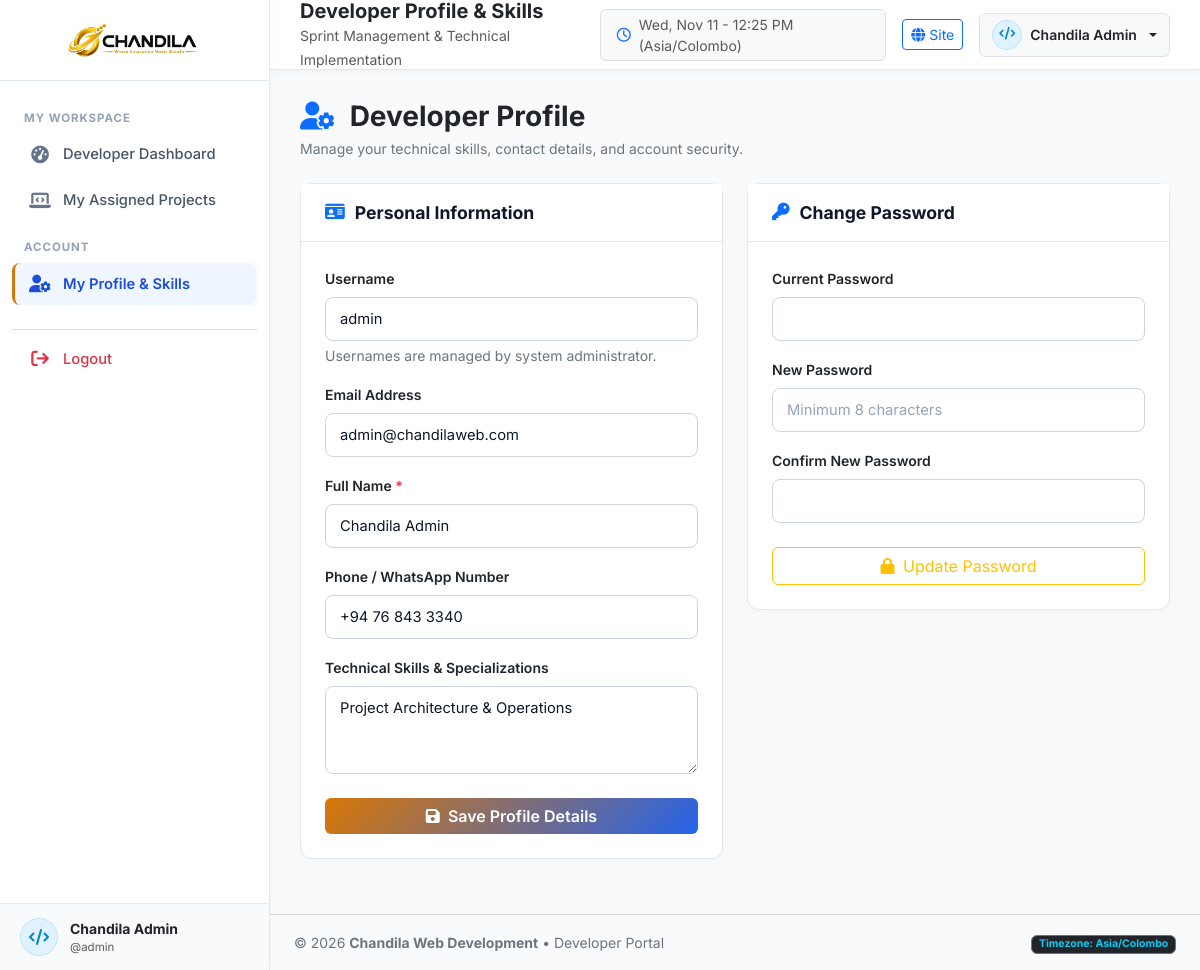
Screenshot of /developer/profile.php (signed in) with the database file from the repository.
### tables this page shows
CREATE TABLE `users` (
  `id` INT(11) NOT NULL AUTO_INCREMENT,
  `username` VARCHAR(50) NOT NULL UNIQUE,
  `email` VARCHAR(100) NOT NULL UNIQUE,
  `password_hash` VARCHAR(255) NOT NULL,
  `full_name` VARCHAR(100) NOT NULL,
  `phone` VARCHAR(30) DEFAULT NULL,
  `role` ENUM('admin', 'developer', 'customer_care') NOT NULL DEFAULT 'developer',
  `skills` VARCHAR(255) DEFAULT 'Full Stack Development',
  `status` ENUM('active', 'inactive') NOT NULL DEFAULT 'active',
  `avatar` VARCHAR(255) DEFAULT NULL,
  `last_login` DATETIME DEFAULT NULL,
  `created_at` DATETIME NOT NULL DEFAULT CURRENT_TIMESTAMP,
  `updated_at` DATETIME NOT NULL DEFAULT CURRENT_TIMESTAMP ON UPDATE CURRENT_TIMESTAMP,
  PRIMARY KEY (`id`),
  INDEX `idx_role` (`role`),
  INDEX `idx_status` (`status`)
);

### includes/auth.php (called while the page is built, shortened)
<?php
if (!defined('CHANDILA_AUTH_LOADED')) {
function isLoggedIn(): bool {
    return !empty($_SESSION['user_id']) && !empty($_SESSION['user_role']);
}
function getCurrentUser(): ?array {
    return [
        'id'        => $_SESSION['user_id'],
        'username'  => $_SESSION['username'],
        'email'     => $_SESSION['user_email'],
        'full_name' => $_SESSION['user_fullname'],
        'role'      => $_SESSION['user_role'],
        'phone'     => $_SESSION['user_phone'] ?? '',
        'skills'    => $_SESSION['user_skills'] ?? ''
    ];
}
}

### developer/profile.php (the view, shortened to what this page needs)
<?php
require_once __DIR__ . '/../includes/auth.php';
$currentUser = getCurrentUser();
$devId = $currentUser['id'];
require_once __DIR__ . '/../includes/dev_header.php';
$userData = $pdo->query("SELECT * FROM users WHERE id = {$devId}")->fetch();
?>
<div class="d-flex justify-content-between align-items-center mb-4">
    <div>
        <h3 class="text-dark fw-bold mb-1"><i class="fa-solid fa-user-gear text-primary me-2"></i> Developer Profile</h3>
        <p class="text-secondary small mb-0">Manage your technical skills, contact details, and account security.</p>
    </div>
</div>
<div class="row g-4">
    <div class="col-lg-6">
        <div class="admin-card">
            <div class="admin-card-header">
                <h5 class="admin-card-title"><i class="fa-solid fa-id-card text-primary"></i> Personal Information</h5>
            </div>
            <div class="admin-card-body">
                <form action="<?php echo htmlspecialchars($_SERVER['PHP_SELF']); ?>" method="POST">
                    <div class="mb-3">
                        <label class="form-label text-dark small fw-semibold">Username</label>
                        <input type="text" class="form-control form-control-chandila" value="<?php echo htmlspecialchars($userData['username']); ?>" disabled>
                        <div class="form-text text-secondary small">Usernames are managed by system administrator.</div>
                    </div>
                    <div class="mb-3">
                        <label class="form-label text-dark small fw-semibold">Email Address</label>
                        <input type="email" class="form-control form-control-chandila" value="<?php echo htmlspecialchars($userData['email']); ?>" disabled>
                    </div>
                    <div class="mb-3">
                        <label class="form-label text-dark small fw-semibold">Full Name <span class="text-danger">*</span></label>
                        <input type="text" class="form-control form-control-chandila" name="full_name" value="<?php echo htmlspecialchars($userData['full_name']); ?>" required>
                    </div>
                    <div class="mb-3">
                        <label class="form-label text-dark small fw-semibold">Phone / WhatsApp Number</label>
                        <input type="text" class="form-control form-control-chandila" name="phone" value="<?php echo htmlspecialchars($userData['phone'] ?? ''); ?>" placeholder="+94 77 123 4567">
                    </div>
                    <div class="mb-4">
                        <label class="form-label text-dark small fw-semibold">Technical Skills & Specializations</label>
                        <textarea class="form-control form-control-chandila" name="skills" rows="3" placeholder="e.g. Core PHP 8.2, MySQL Architecture, Bootstrap 5, REST APIs..."><?php echo htmlspecialchars($userData['skills'] ?? ''); ?></textarea>
                    </div>
                    <button type="submit" class="btn btn-electric w-100">
                        <i class="fa-solid fa-floppy-disk me-1"></i> Save Profile Details
                    </button>
                </form>
            </div>
        </div>
    </div>
    <div class="col-lg-6">
        <div class="admin-card">
            <div class="admin-card-header">
                <h5 class="admin-card-title"><i class="fa-solid fa-key text-primary"></i> Change Password</h5>
            </div>
            <div class="admin-card-body">
                <form action="<?php echo htmlspecialchars($_SERVER['PHP_SELF']); ?>" method="POST">
                    <div class="mb-3">
                        <label class="form-label text-dark small fw-semibold">Current Password</label>
                        <input type="password" class="form-control form-control-chandila" name="current_password" required>
                    </div>
                    <div class="mb-3">
                        <label class="form-label text-dark small fw-semibold">New Password</label>
                        <input type="password" class="form-control form-control-chandila" name="new_password" placeholder="Minimum 8 characters" required>
                    </div>
                    <div class="mb-4">
                        <label class="form-label text-dark small fw-semibold">Confirm New Password</label>
                        <input type="password" class="form-control form-control-chandila" name="confirm_password" required>
                    </div>
                    <button type="submit" class="btn btn-outline-warning w-100">
                        <i class="fa-solid fa-lock me-1"></i> Update Password
                    </button>
                </form>
            </div>
        </div>
    </div>
</div>
<?php require_once __DIR__ . '/../includes/dev_footer.php'; ?>

### assets/css/admin.css (style rules this page uses)
:root { --admin-sidebar-bg: #ffffff; --admin-content-bg: #f8fafc; --admin-card-bg: #ffffff; --admin-border: #e2e8f0; --admin-primary: #2563eb; --admin-gold: #d97706; --admin-text: #0f172a; --admin-text-muted: #64748b; --admin-success: #10b981; --admin-warning: #f59e0b; --admin-danger: #ef4444; }
html { overflow-x: hidden; max-width: 100%; width: 100%; -webkit-text-size-adjust: 100%; }
body.admin-body { background-color: var(--admin-content-bg); color: var(--admin-text); font-family: 'Inter', -apple-system, BlinkMacSystemFont, 'Segoe UI', Roboto, Helvetica, Arial, sans-serif; overflow-x: hidden; max-width: 100%; width: 100%; margin: 0; padding: 0; }
.admin-card { background: #ffffff; border: 1px solid var(--admin-border); border-radius: 12px; margin-bottom: 25px; box-shadow: 0 2px 10px rgba(0, 0, 0, 0.03); }
.admin-card-header { padding: 18px 24px; border-bottom: 1px solid var(--admin-border); display: flex; align-items: center; justify-content: space-between; background-color: #ffffff; }
.admin-card-title { font-size: 1.1rem; font-weight: 700; color: #0f172a; margin: 0; display: flex; align-items: center; gap: 10px; }
.admin-card-body { padding: 24px; }
.form-control-chandila, .form-select-chandila { background-color: #ffffff !important; border: 1.5px solid #cbd5e1 !important; color: #0f172a !important; border-radius: 8px; padding: 10px 14px; font-size: 0.92rem; transition: all 0.2s ease; }
.form-control-chandila::placeholder { color: #94a3b8; }
.btn-electric, .btn-chandila-primary { background: linear-gradient(135deg, #d97706 0%, #2563eb 100%); color: #ffffff !important; border: none; font-weight: 600; transition: all 0.25s ease; }

### rows the page displays
users: username "admin", email "admin@chandilaweb.com", full_name "Chandila Admin", phone "+94 76 843 3340", skills "Project Architecture & Operations"

### other values shown
$currentUser['full_name'] "Chandila Admin"
$currentUser['username'] "admin"
$devTitle "Developer Profile & Skills"
